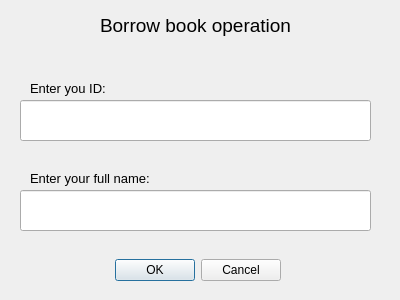
<?xml version="1.0" encoding="UTF-8"?>
<ui version="4.0">
 <class>Dialog</class>
 <widget class="QDialog" name="Dialog">
  <property name="geometry">
   <rect>
    <x>0</x>
    <y>0</y>
    <width>400</width>
    <height>300</height>
   </rect>
  </property>
  <property name="windowTitle">
   <string>Dialog</string>
  </property>
  <widget class="QDialogButtonBox" name="operation">
   <property name="geometry">
    <rect>
     <x>-210</x>
     <y>250</y>
     <width>491</width>
     <height>41</height>
    </rect>
   </property>
   <property name="orientation">
    <enum>Qt::Orientation::Horizontal</enum>
   </property>
   <property name="standardButtons">
    <set>QDialogButtonBox::StandardButton::Cancel|QDialogButtonBox::StandardButton::Ok</set>
   </property>
  </widget>
  <widget class="QLineEdit" name="StudentId">
   <property name="geometry">
    <rect>
     <x>20</x>
     <y>100</y>
     <width>351</width>
     <height>41</height>
    </rect>
   </property>
  </widget>
  <widget class="QLineEdit" name="fullName">
   <property name="geometry">
    <rect>
     <x>20</x>
     <y>190</y>
     <width>351</width>
     <height>41</height>
    </rect>
   </property>
  </widget>
  <widget class="QLabel" name="label">
   <property name="geometry">
    <rect>
     <x>100</x>
     <y>10</y>
     <width>211</width>
     <height>31</height>
    </rect>
   </property>
   <property name="font">
    <font>
     <family>Arial</family>
     <pointsize>14</pointsize>
    </font>
   </property>
   <property name="text">
    <string>Borrow book operation</string>
   </property>
  </widget>
  <widget class="QLabel" name="label_2">
   <property name="geometry">
    <rect>
     <x>30</x>
     <y>80</y>
     <width>101</width>
     <height>16</height>
    </rect>
   </property>
   <property name="font">
    <font>
     <family>Arial</family>
     <pointsize>10</pointsize>
    </font>
   </property>
   <property name="text">
    <string>Enter you ID:</string>
   </property>
  </widget>
  <widget class="QLabel" name="label_3">
   <property name="geometry">
    <rect>
     <x>30</x>
     <y>170</y>
     <width>151</width>
     <height>16</height>
    </rect>
   </property>
   <property name="font">
    <font>
     <family>Arial</family>
     <pointsize>10</pointsize>
    </font>
   </property>
   <property name="text">
    <string>Enter your full name:</string>
   </property>
  </widget>
 </widget>
 <resources/>
 <connections>
  <connection>
   <sender>operation</sender>
   <signal>accepted()</signal>
   <receiver>Dialog</receiver>
   <slot>accept()</slot>
   <hints>
    <hint type="sourcelabel">
     <x>248</x>
     <y>254</y>
    </hint>
    <hint type="destinationlabel">
     <x>157</x>
     <y>274</y>
    </hint>
   </hints>
  </connection>
  <connection>
   <sender>operation</sender>
   <signal>rejected()</signal>
   <receiver>Dialog</receiver>
   <slot>reject()</slot>
   <hints>
    <hint type="sourcelabel">
     <x>316</x>
     <y>260</y>
    </hint>
    <hint type="destinationlabel">
     <x>286</x>
     <y>274</y>
    </hint>
   </hints>
  </connection>
 </connections>
</ui>
